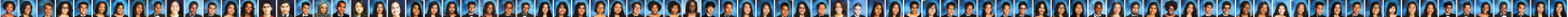
#> input picture site/assets/faces-1.webp, 13090 x 144 px, given in place of 013.webp, which was not available (shown at 1/9 size)
$ python cover_tiles.py ../site/assets out.png
#> lines starting #> are read from the running program, lines starting #| are printed output that depends on the picture
"""Cut the cover chevron photos and the washed cover background out of the yearbook page images.

One-time tool. Needs Pillow in a throwaway venv:
    python3 -m venv venv && venv/bin/pip install pillow
    venv/bin/python -I tools/cover_tiles.py [pages_dir] [out_dir]

Each box is percent of the page (x, y, w, h). It is centre-cropped to the output shape, which is what
CSS `background-size: cover; background-position: center` does, then resized and saved as WebP.
Changing a pick is one line in TILES plus a re-run."""
import sys
from pathlib import Path
from PIL import Image

TILE_SIZE = (320, 304)   # 20:19, shown at 76-160 css px
TILE_QUALITY = 72
TILE_MAX_KB = 18
BG_SIZE = (1200, 800)    # 3:2
BG_QUALITY = 55
BG_MAX_KB = 60
WASH = 0.72              # background is blended this far toward white

# name, page, (x%, y%, w%, h%)
TILES = [
    ("c05", "013", (25, 3, 73, 52)),
    ("c02", "062", (3, 5, 85, 45)),
    ("c07", "045", (5, 14, 95, 36)),
    ("n01", "035", (35, 8, 55, 34)),
    ("n16", "034", (0, 15, 70, 30)),
    ("n26", "022", (0, 0, 60, 40)),
    ("c06", "029", (15, 12, 85, 73)),
]
BG = ("bg", "025", (0, 5, 100, 50))

def cut(pages, page, box, size):
#> called with page = '013', box = (25, 3, 73, 52), size = (320, 304)
    img = Image.open(pages / f"{page}.webp").convert("RGB")
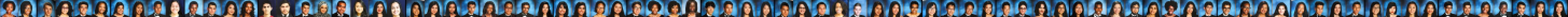
#> img: PIL image 13090x144 RGB (shown at 1/9 size); mean R, G, B 86.4, 97.9, 109.1
    W, H = img.size
#> W = 13090; H = 144
    x, y, w, h = box
    if min(x, y, w, h) < 0 or x + w > 100 or y + h > 100 or w == 0 or h == 0:
        sys.exit(f"box {box} falls outside page {page}")
    l, t, r, b = x * W / 100, y * H / 100, (x + w) * W / 100, (y + h) * H / 100
#> l = 3272.5; t = 4.32; r = 12828.2; b = 79.2
    want = size[0] / size[1]
    if (r - l) / (b - t) > want:  # too wide: trim sides
        d = ((r - l) - (b - t) * want) / 2; l, r = l + d, r - d
#> after `d = (r - l - (b - t) * want) / 2`: d = 4738.4
#> after `l, r = (l + d, r - d)`: l = 8010.9; r = 8089.8
    else:                         # too tall: trim top/bottom
        d = ((b - t) - (r - l) / want) / 2; t, b = t + d, b - d
    return img.resize(size, Image.LANCZOS, box=(l, t, r, b))
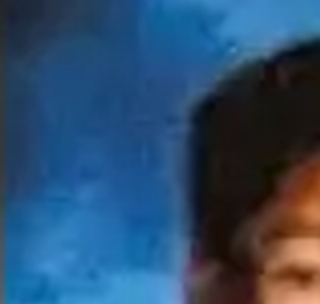
#> returned value: PIL image 320x304 RGB; mean R, G, B 44.7, 75.7, 107

def main():
    pages = Path(sys.argv[1] if len(sys.argv) > 1 else "site/yearbook/pages")
    out = Path(sys.argv[2] if len(sys.argv) > 2 else "site/assets/cover")
    out.mkdir(parents=True, exist_ok=True)
    over = False
    for name, page, box in TILES + [BG]:
        bg = name == "bg"
        im = cut(pages, page, box, BG_SIZE if bg else TILE_SIZE)
        if bg:
            im = Image.blend(im, Image.new("RGB", im.size, "white"), WASH)
        path = out / (f"{name}.webp" if bg else f"chev-{name}.webp")
        limit = BG_MAX_KB if bg else TILE_MAX_KB
        q = BG_QUALITY if bg else TILE_QUALITY
        while True:  # "about" the target quality: step down until under budget
            im.save(path, "WEBP", quality=q, method=6)
            kb = path.stat().st_size / 1024
            if kb <= limit or q <= 50: break
            q -= 2
#> after the loop, q = 72
        print(f"{path}  q{q} {kb:.1f} KB (limit {limit})")
#| out.png/chev-c05.webp  q72 2.1 KB (limit 18)
        over |= kb > limit
#> pass 2 of the loop in main, `for name, page, box in TILES + [BG]:`:
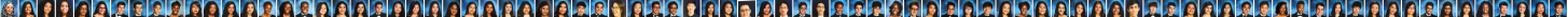
#> input picture site/assets/faces-2.webp, 13090 x 144 px, given in place of 062.webp, which was not available (shown at 1/9 size)
#> in cut (call 2), `img = Image.open(pages / f"{page}.webp").convert("RGB")`:
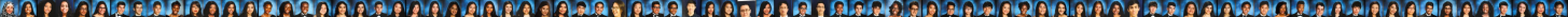
#> img: PIL image 13090x144 RGB (shown at 1/9 size); mean R, G, B 83.3, 92, 100.5
#> in cut (call 2), `return img.resize(size, Image.LANCZOS, box=(l, t, r, b))`:
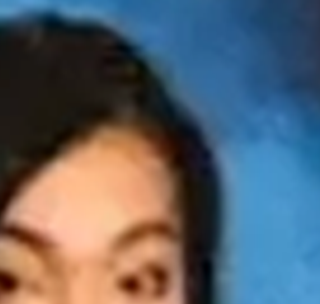
#> returned value: PIL image 320x304 RGB; mean R, G, B 90.9, 97.1, 105.2
#| out.png/chev-c02.webp  q72 2.4 KB (limit 18)
    if over:
        sys.exit("over budget")

#> (the run stopped early here; a loop or call above may not have finished)
